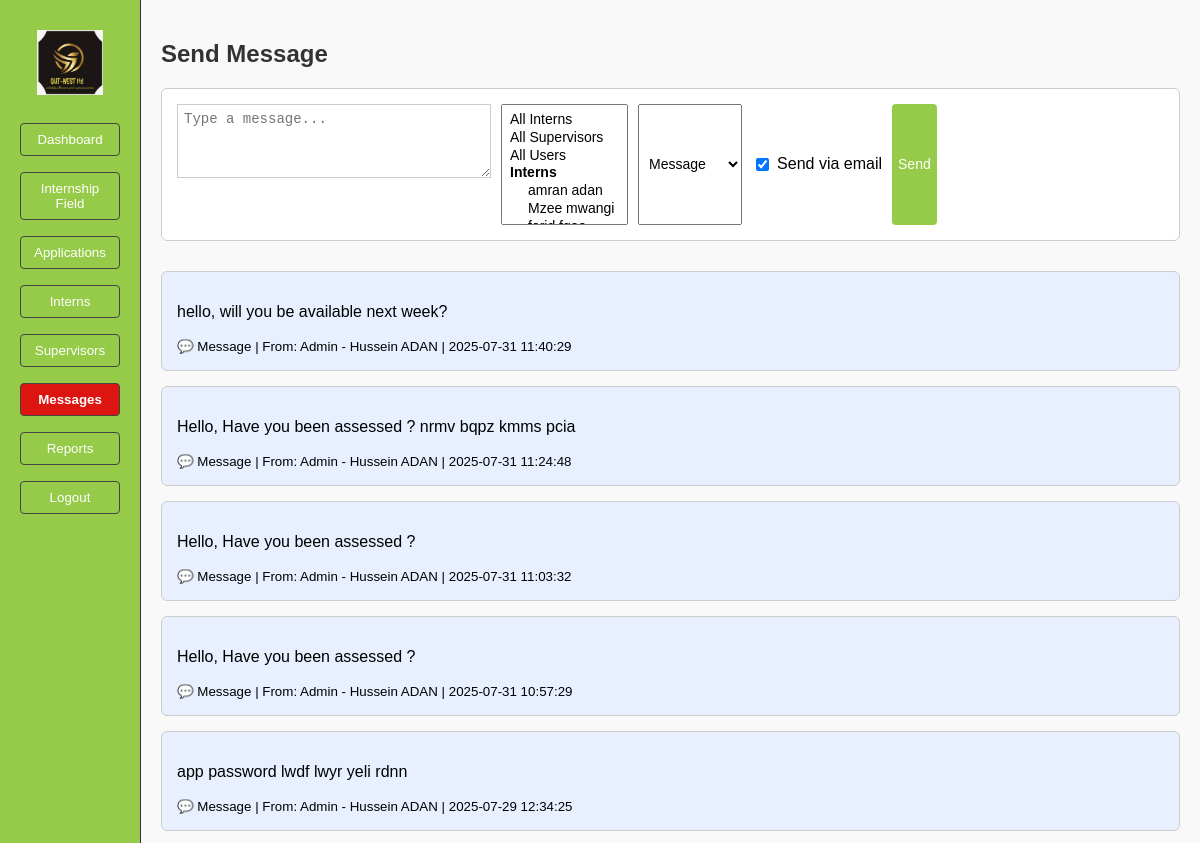
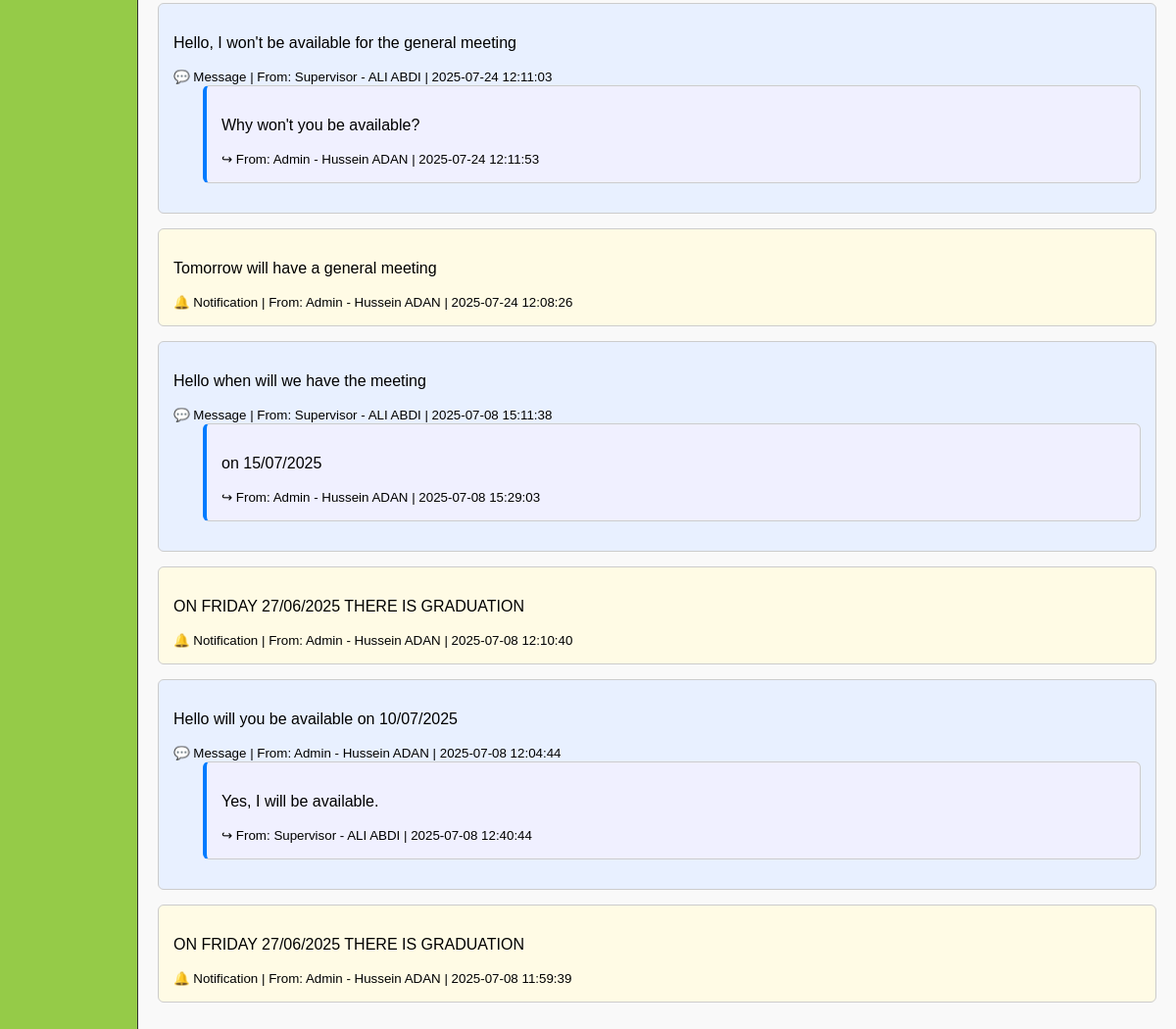
Screenshot of /admin_messages.php (signed in) with the database file from the repository (2 pictures, top to bottom).
### tables this page shows
CREATE TABLE `messages` (
  `id` int(11) NOT NULL,
  `content` text NOT NULL,
  `created_at` datetime DEFAULT current_timestamp(),
  `user_id` int(11) NOT NULL,
  `user_role` enum('admin','supervisor','intern') NOT NULL,
  `recipient_id` int(11) DEFAULT NULL,
  `recipient_role` enum('admin','supervisor','intern') DEFAULT NULL,
  `recipient_group` enum('all_interns','all_supervisors','all_users') DEFAULT NULL,
  `type` enum('message','notification') NOT NULL,
  `reply_to` int(11) DEFAULT NULL,
  `group_id` varchar(255) DEFAULT NULL,
  `reply_to_message_id` int(11) DEFAULT NULL
);

CREATE TABLE `users` (
  `id` int(11) NOT NULL,
  `name` varchar(255) DEFAULT NULL,
  `email` varchar(100) NOT NULL,
  `password` varchar(255) NOT NULL,
  `created_at` timestamp NOT NULL DEFAULT current_timestamp(),
  `role` varchar(50) DEFAULT 'interns',
  `supervisor_id` int(11) DEFAULT NULL,
  `reset_token` varchar(255) DEFAULT NULL,
  `token_created_at` datetime DEFAULT NULL,
  `internship_end_date` date DEFAULT NULL,
  `account_status` enum('active','inactive','completed') DEFAULT 'active'
);

### admin_messages.php (the view, shortened to what this page needs)
<?php
require_once 'email_notification.php';
$admin_id = $_SESSION['user_id'];
$interns = $pdo->query("SELECT id, name FROM users WHERE role = 'intern'")->fetchAll(PDO::FETCH_ASSOC);
$stmt = $pdo->prepare("
    SELECT m.*, sender.name AS sender_name
    FROM messages m
    LEFT JOIN users sender ON m.user_id = sender.id
    WHERE
        m.user_id = :admin_id
        OR m.recipient_id = :admin_id
        OR (m.recipient_group IN ('all_interns', 'all_supervisors', 'all_users') AND m.user_id = :admin_id)
    ORDER BY m.created_at DESC
");
$stmt->execute(['admin_id' => $admin_id]);
$messages = $stmt->fetchAll(PDO::FETCH_ASSOC);
$parent_messages = [];
$replies_map = [];
foreach ($messages as $msg) {
    if ($msg['reply_to_message_id']) {
        $replies_map[$msg['reply_to_message_id']][] = $msg;
    } else {
        $parent_messages[] = $msg;
    }
}
?>
<!DOCTYPE html>
<html lang="en">
<head>
</head>
<body>
<div class="sidebar">
  <img src="logo.jpeg" alt="Logo" class="logo">
  <button onclick="location.href='admin_dashboard.php'">Dashboard</button>
  <button onclick="location.href='interns_dashboard.php'">Internship Field</button>
  <button onclick="location.href='admin_dashboard.php'">Applications</button>
  <button onclick="location.href='interns_dashboard.php'">Interns</button>
  <button onclick="location.href='supervisor_dashboard.php'">Supervisors</button>
  <button class="active">Messages</button>
  <button onclick="location.href='admin_reports.php'">Reports</button>
  <button onclick="location.href='logout.php'">Logout</button>
</div>
<div class="main">
  <h2>Send Message</h2>
  <form class="send-form" method="POST">
    <textarea name="message_text" placeholder="Type a message..." required></textarea>
    <select name="recipients[]" multiple required size="6">
      <option value="all_interns">All Interns</option>
      <option value="all_supervisors">All Supervisors</option>
      <option value="all_users">All Users</option>
      <optgroup label="Interns">
        <?php foreach ($interns as $intern): ?>
          <option value="<?= $intern['id'] ?>_intern"><?= htmlspecialchars($intern['name']) ?></option>
        <?php endforeach; ?>
      </optgroup>
    </select>
    <select name="type" required>
      <option value="message">Message</option>
    </select>
    <div style="display: flex; align-items: center; margin: 5px 0;">
      <input type="checkbox" id="send_email" name="send_email" value="1" checked>
      <label for="send_email" style="margin-left: 5px;">Send via email</label>
    </div>
    <button type="submit">Send</button>
  </form>
  <?php foreach ($parent_messages as $msg):
    $class = $msg['type'] === 'notification' ? 'notification-card' : 'message-card';
    $replies = $replies_map[$msg['id']] ?? [];
  ?>
    <div class="card <?= $class ?>">
      <p><?= htmlspecialchars($msg['content']) ?></p>
      <small>
        <?= $msg['type'] === 'notification' ? '🔔 Notification' : '💬 Message' ?>
        | From: <?= ucfirst($msg['user_role']) ?> - <?= htmlspecialchars($msg['sender_name'] ?? 'Unknown') ?>
        | <?= $msg['created_at'] ?>
      </small>
      <?php foreach ($replies as $reply): ?>
        <div class="card reply-card">
          <p><?= htmlspecialchars($reply['content']) ?></p>
          <small>↪ From: <?= ucfirst($reply['user_role']) ?> - <?= htmlspecialchars($reply['sender_name']) ?> | <?= $reply['created_at'] ?></small>
        </div>
      <?php endforeach; ?>
    </div>
  <?php endforeach; ?>
</div>
</body>
</html>

### admin_messages.php (style rules this page uses)
body { margin: 0; display: flex; font-family: Arial, sans-serif; }
.sidebar { width: 140px; background-color: #95cb48; border-right: 1px solid #333; display: flex; flex-direction: column; align-items: center; padding-top: 30px; }
.sidebar button { width: 100px; margin: 8px 0; padding: 8px; border: 1px solid #444; background-color: transparent; color: white; cursor: pointer; border-radius: 4px; }
.sidebar button.active { background-color: #dc1511; color: white; font-weight: bold; }
.sidebar img.logo { max-height: 65px; margin-bottom: 20px; }
.main { flex-grow: 1; padding: 20px; background-color: #f9f9f9; }
h2 { margin-bottom: 20px; color: #333; }
.send-form { display: flex; flex-wrap: wrap; gap: 10px; margin-bottom: 30px; background: #fff; padding: 15px; border: 1px solid #ccc; border-radius: 6px; }
.send-form textarea { width: 300px; height: 60px; padding: 6px; border: 1px solid #ccc; font-size: 14px; }
.send-form select, .send-form button { padding: 6px; font-size: 14px; }
.send-form button { background-color: #95cb48; color: white; border: none; border-radius: 4px; cursor: pointer; }
.card { border: 1px solid #ccc; border-radius: 6px; padding: 15px; margin-bottom: 15px; background-color: #fff; }
.message-card { background-color: #e8f0ff; }
.notification-card { background-color: #fffbe5; }
.reply-card { background: #f0f0ff; margin-left: 30px; border-left: 4px solid #007bff; }

### rows the page displays
messages: content "hello, will you be available next week?", type "💬 Message", user_role "Admin", user.name "Hussein ADAN", created_at "2025-07-31 11:40:29"
messages: content "Hello, Have you been assessed ? nrmv bqpz kmms pcia", type "💬 Message", user_role "Admin", user.name "Hussein ADAN", created_at "2025-07-31 11:24:48"
messages: content "Hello, Have you been assessed ?", type "💬 Message", user_role "Admin", user.name "Hussein ADAN", created_at "2025-07-31 11:03:32"
messages: content "Hello, Have you been assessed ?", type "💬 Message", user_role "Admin", user.name "Hussein ADAN", created_at "2025-07-31 10:57:29"
messages: content "app password lwdf lwyr yeli rdnn", type "💬 Message", user_role "Admin", user.name "Hussein ADAN", created_at "2025-07-29 12:34:25"
messages: content "Hello, I won't be available for the general meeting", type "💬 Message", user_role "Supervisor", user.name "ALI ABDI", created_at "2025-07-24 12:11:03"
messages: content "Why won't you be available?", user_role "Admin", user.name "Hussein ADAN", created_at "2025-07-24 12:11:53"
messages: content "Tomorrow will have a general meeting", type "🔔 Notification", user_role "Admin", user.name "Hussein ADAN", created_at "2025-07-24 12:08:26"
messages: content "Hello when will we have the meeting", type "💬 Message", user_role "Supervisor", user.name "ALI ABDI", created_at "2025-07-08 15:11:38"
messages: content "on 15/07/2025", user_role "Admin", user.name "Hussein ADAN", created_at "2025-07-08 15:29:03"
messages: content "ON FRIDAY 27/06/2025 THERE IS GRADUATION", type "🔔 Notification", user_role "Admin", user.name "Hussein ADAN", created_at "2025-07-08 12:10:40"
messages: content "Hello will you be available on 10/07/2025", type "💬 Message", user_role "Admin", user.name "Hussein ADAN", created_at "2025-07-08 12:04:44"
messages: content "Yes, I will be available.", user_role "Supervisor", user.name "ALI ABDI", created_at "2025-07-08 12:40:44"
messages: content "ON FRIDAY 27/06/2025 THERE IS GRADUATION", type "🔔 Notification", user_role "Admin", user.name "Hussein ADAN", created_at "2025-07-08 11:59:39"
